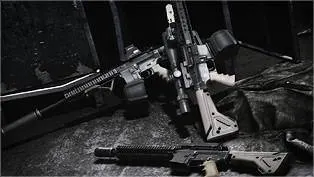
#> input picture assets/task-images/59ca29fb86f77445ab465c87.webp, 314 x 177 px
$ python -i build_gear_icons_hd.py   (imports and definitions only)
#> lines starting #> are read from the running program, lines starting #| are printed output that depends on the picture
# -*- coding: utf-8 -*-
"""构建期工具（R28.0）：为配装工作台左侧「装备槽卡片」生成**高清透明底图标**。

要解决的问题
------------
`assets/icons-transparent/{id}.png` 是 64×64 画布、内容只有 56px。左栏卡片实际显示
65–106 px（HiDPI 屏还要 ×2），浏览器把 56px 内容放大到 106px → 边缘发虚、细节糊成一片，
用户反馈「装备的图怎么都这么糊」。

为什么用 `-base-image.webp`
--------------------------
上游有四种尺寸：
  `-icon.webp` / `-grid-image.webp` / `-base-image.webp`   —— 透明底（Alpha 就是真实轮廓），
      但 `base-image` 通常给到 127–316 px；
  `-image.webp` 512×350 —— **RGB、纯黑底**（实测角落像素 (0,0,0)），
      深色装备与黑底只差几个灰阶，抠图必然失败（见 build_gear_icons.py 开头记录的两条失败路径）。
所以高清源只能用 `-base-image.webp`：它是**同一套渲染的透明底版本**，只是尺寸小一档。
253→240 只需轻微缩放，接着浏览器把 240 缩到 106 显示 = 缩小采样，边缘自然锐利。

做法
----
  1. 直接读 `build-cache/gear-icons-src/{id}.webp`（build_gear_icons.py 早已下好的透明底
     原图，60 MB / 5355 张），**本工具不联网**；缓存缺失时才回退下载（--fetch）。
  2. Alpha 通道裁出主体包围盒（阈值 ALPHA_CUT 去掉边缘极淡雾状像素）。
  3. 等比缩放主体到 CONTENT×CONTENT 以内，居中贴进 CANVAS×CANVAS 透明画布
     —— 与 64px 版**同一套取景规则**（主体居中、四周留边），换图不会跳动。
  4. 输出 WebP（保留 Alpha）到 `assets/icons-hd/{id}.webp`，并写 manifest。
  5. 只处理「实际会按大尺寸显示」的集合（配装根槽位装备 + 插板 + 枪械），
     其余物品仍走 64px PNG，避免无意义地翻倍体积。

运行期零网络请求：前端只引用本地 `.webp`；缺失时自动回落 64px PNG，再退中性占位。

用法：
    python tools/build_gear_icons_hd.py              # 只用本地缓存生成（推荐）
    python tools/build_gear_icons_hd.py --fetch      # 缓存缺源图时允许联网补齐
    python tools/build_gear_icons_hd.py --verify     # 只校验产物，不写文件
    python tools/build_gear_icons_hd.py --debug      # 输出联系表与尺寸分布
"""
from __future__ import annotations

import argparse
import json
import os
import urllib.request
from concurrent.futures import ThreadPoolExecutor

from PIL import Image

ROOT = os.path.dirname(os.path.dirname(os.path.abspath(__file__)))
ITEMS = os.path.join(ROOT, "data", "items.json")
SRC_DIR = os.path.join(ROOT, "build-cache", "gear-icons-src")
OUT_DIR = os.path.join(ROOT, "assets", "icons-hd")
MANIFEST = os.path.join(OUT_DIR, "manifest.json")
DEBUG_DIR = os.path.join(OUT_DIR, "_debug")

BASE_URL = "https://assets.tarkov.dev/{id}-base-image.webp"
UA = ("Mozilla/5.0 (Windows NT 10.0; Win64; x64) AppleWebKit/537.36 "
      "(KHTML, like Gecko) Chrome/131.0.0.0 Safari/537.36")
PROXY = os.environ.get("HTTPS_PROXY") or os.environ.get("https_proxy") or "http://127.0.0.1:7896"

CANVAS = 256        # 输出画布边长（显示最大 106px，2× 屏 212px，256 足够）
CONTENT = 240       # 主体最大边长（四周各留 8px，与 64px 版 56/64 的比例一致）
ALPHA_CUT = 16      # alpha 低于此值视为全透明
QUALITY = 90        # WebP 质量：保留抗锯齿边缘，体积可控
METHOD = 4          # WebP 编码方法（6 更慢但收益很小，批量生成取 4）

# 会按「大尺寸」显示的集合：
#   · 配装根槽位装备（头盔/护甲/胸挂/背包/耳机/眼镜/护面）—— 卡片 65–106px
#   · 插板（pt=ArmorAttachment）—— 插板格剪影 52px，放大后也不该发虚
#   · 枪械本体（cat=primary/holster）—— 主武器卡 106×106
BOARD_SLOTS = {"helmet", "glasses", "face", "headphones", "armor", "rig", "backpack"}
BOARD_CATS = {"primary", "holster", "melee"}
# 枪械 / 近战在上游的 `cat` 一律为 null（只靠 pt 判别），只按 cat 筛会整类漏掉
BOARD_PT = {"ArmorAttachment", "ArmorPlate", "Weapon", "Melee"}


# [34 lines left out: functions load_targets, ensure_src, not called in this run]


def alpha_bbox(im):
    """用 Alpha 通道求主体包围盒；全透明返回 None。"""
    a = im.getchannel("A")
    mask = a.point(lambda v: 255 if v > ALPHA_CUT else 0)
    return mask.getbbox()


def render(src_path):
    """透明底原图 → CANVAS 方形画布、主体等比填充。返回 (Image, 源尺寸)。"""
    im = Image.open(src_path)
#> im is the input picture: PIL image 314x177 RGB; mean R, G, B 41.3, 41.5, 41.8
    im.load()
    im = im.convert("RGBA")
#> im: PIL image 314x177 RGBA
    src_size = im.size
#> src_size = (314, 177)
    box = alpha_bbox(im)
#> in alpha_bbox, `a = im.getchannel("A")`: a: PIL image 314x177 L; every value is 255
#> box = (0, 0, 314, 177)
    if not box:
        return None, src_size
    body = im.crop(box)
    bw, bh = body.size
#> bw = 314; bh = 177
    scale = min(CONTENT / float(bw), CONTENT / float(bh))
#> scale = 0.764
    nw, nh = max(1, int(round(bw * scale))), max(1, int(round(bh * scale)))
#> nw = 240; nh = 135
    # 缩小用 LANCZOS（保细节），放大用 BICUBIC（避免 LANCZOS 放大产生的振铃）
    resample = Image.LANCZOS if scale < 1 else Image.BICUBIC
#> resample = 1
    body = body.resize((nw, nh), resample)
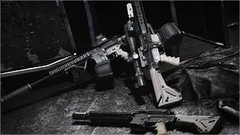
#> body: PIL image 240x135 RGBA; mean R, G, B, A 41.3, 41.5, 41.8, 255
    canvas = Image.new("RGBA", (CANVAS, CANVAS), (0, 0, 0, 0))
#> canvas: PIL image 256x256 RGBA; every value is 0
    canvas.paste(body, ((CANVAS - nw) // 2, (CANVAS - nh) // 2), body)
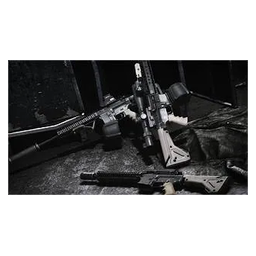
#> canvas: PIL image 256x256 RGBA; mean R, G, B, A 20.4, 20.5, 20.7, 126.1; transparent parts drawn white
    return canvas, src_size


# [99 lines left out: function main, not called in this run]


# [2 lines not run here, left out]

>>> result = render('../assets/task-images/59ca29fb86f77445ab465c87.webp')

$ run again, on assets/task-images/61e6e621bfeab00251576265.webp
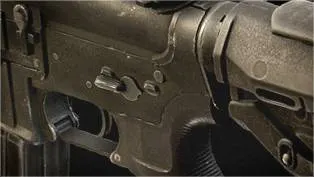
#> input picture assets/task-images/61e6e621bfeab00251576265.webp, 314 x 177 px
#> in render, im is the input picture: PIL image 314x177 RGB; mean R, G, B 69.1, 63, 52.1
#> im: PIL image 314x177 RGBA
#> a: PIL image 314x177 L; every value is 255
#> box = (0, 0, 314, 177)
#> in render, `body = body.resize((nw, nh), resample)`:
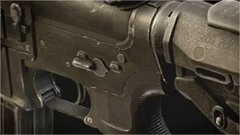
#> body: PIL image 240x135 RGBA; mean R, G, B, A 69, 62.9, 52.1, 255
#> in render, `canvas.paste(body, ((CANVAS - nw) // 2, (CANVAS - nh) // 2), body)`:
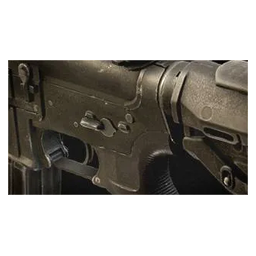
#> canvas: PIL image 256x256 RGBA; mean R, G, B, A 34.1, 31.1, 25.8, 126.1; transparent parts drawn white
